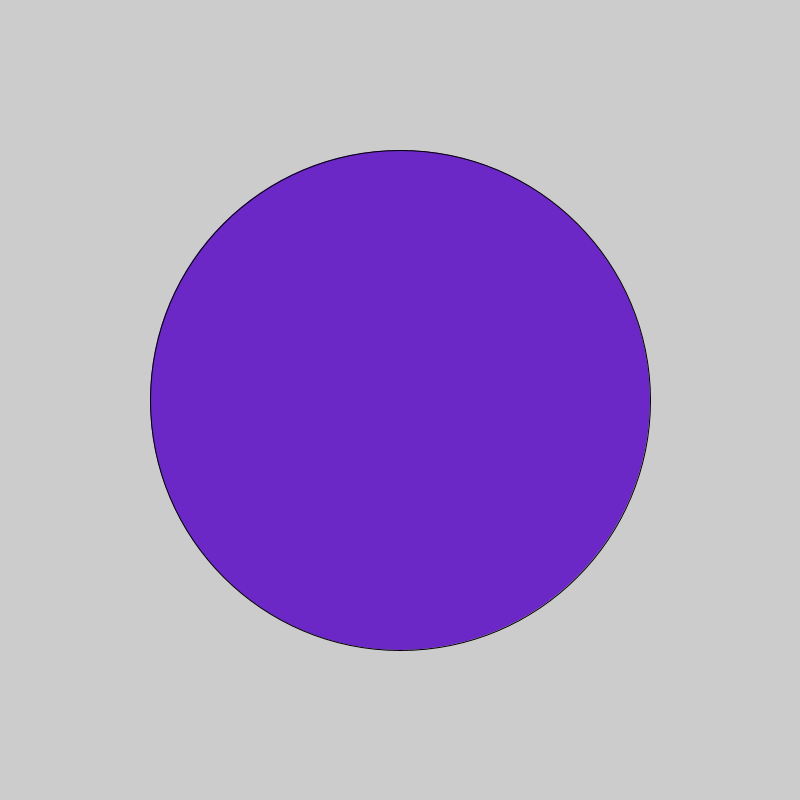
Frame 1 (no input)
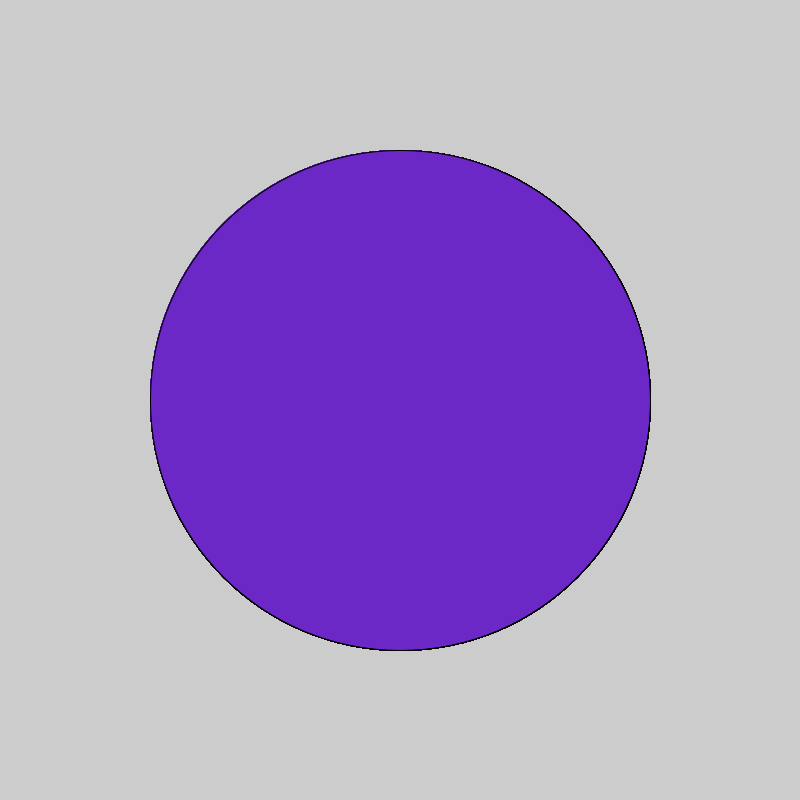
Frame 60 (the mouse pressed at the canvas centre just before this capture)
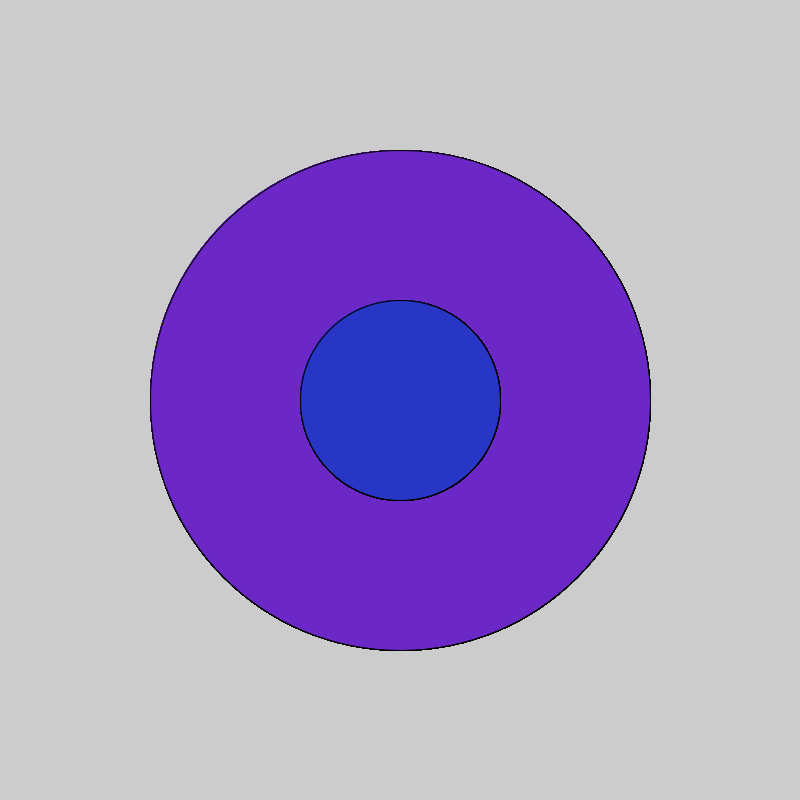
Frame 120 (the mouse held since frame 60 and released just before this capture)

The Processing sketch that drew these frames (run headless with seeded random() and noise(); from frame 60 on, the mouse is pressed at the canvas centre):

// Processing sketch: LogicalDot
// ── LogicalDot.pde
void setup(){size(800,800);}
void draw(){
if(mousePressed){
  fill(#2836C6);
}else{
  fill(#6C28C6);
}
if(mousePressed){
  ellipse(400,400,200,200);
}else{
  ellipse(400,400,500,500);
}}
